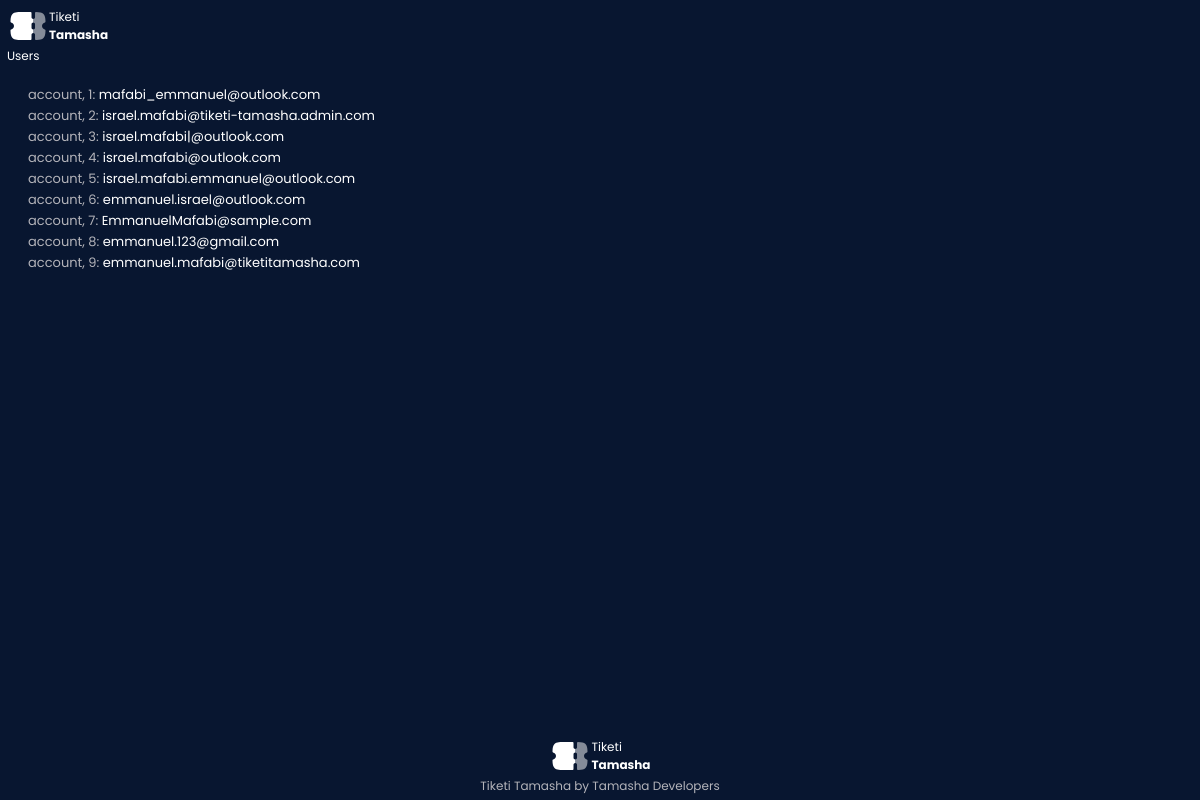
Page /debug/users/ on the committed database.
### app/models.py (models this page shows, shortened)
class User(db.Model):
    __tablename__ = 'users'
    id            = db.Column(db.Integer, primary_key=True)
    email         = db.Column(db.String(120), unique=True, nullable=False)
    password_hash = db.Column(db.String(255), nullable=False)     # Store hashed passwords
    role          = db.Column(db.String(50), default='customer')  # 'customer', 'organizer'
    phone_number  = db.Column(db.String(20), nullable=True)       # Add the phone number for the mpesa Implementation
    events        = db.relationship('Event', backref='organizer', lazy=True) # Organizers create events
    tickets       = db.relationship('Ticket', backref='customer', lazy=True, cascade='all, delete-orphan') # Customers buy tickets
    profile       = db.relationship('UserProfile', back_populates='user', uselist=False, cascade='all, delete-orphan') # User Profile

### app/routes.py (the view)
@auth_bp.route('/debug/users/', methods=['GET'])
def debug_users():
    users = User.query.all()
    emails = [(index + 1, user.email) for index, user in enumerate(users)]
    return render_template('emails.html', emails=emails)

### app/templates/emails.html (shortened to what this page needs)
<!DOCTYPE html>
<html lang="en">
    <head>
        <link rel="stylesheet" href="{{ url_for('static', filename='design.css') }}">
    </head>
    <body>
        <div class="tiketi-tamasha-header">
            <div class="tiketi-tamasha-logo">
                <img class="tiketi-tamasha-logo-image" src="{{ url_for('static', filename='assets/tiketi-tamasha-icon-high-res-white.svg') }}" alt="tiketi-tamasha">
                <div class="tiketi-tamasha-logo-title">
                    <div class="head">Tiketi</div>
                    <div class="enbold"><b>Tamasha</b></div>
                </div>
            </div>
            <div class="tiketi-tamasha-subheading">Users</div>
        </div>
        <div class="tiketi-tamasha-body">
            <ul class="tiketi-tamasha-list">
                {% for index, email in emails %}
                <li class="tiketi-tamasha-code-email"><div class="index">account, {{ index }}</div>:&nbsp; <div class="white">{{ email }}</div></li>
                {% endfor %}
            </ul>
        </div>
        <div class="tiketi-tamasha-footer">
            <div class="tiketi-tamasha-logo">
                <img class="tiketi-tamasha-logo-image" src="{{ url_for('static', filename='assets/tiketi-tamasha-icon-high-res-white.svg') }}" alt="tiketi-tamasha">
                <div class="tiketi-tamasha-logo-title">
                    <div class="head">Tiketi</div>
                    <div class="enbold"><b>Tamasha</b></div>
                </div>
            </div>
            <div class="tiketi-tamasha-developers">Tiketi Tamasha by Tamasha Developers</div>
        </div>
    </body>
</html>

### app/static/design.css (style rules this page uses)
:root { --tiketi-tamasha-cool-black: rgb(0, 0, 0); --tiketi-tamasha-cool-gray : rgb(134, 134, 139); --tiketi-tamasha-cool-gray-: rgb(180, 180, 186); --tiketi-tamasha-cool-white: white; --tiketi-tamasha-cool-blue : rgb(55, 144, 245); --tiketi-tamasha-theme-cool-blue : #1956d2; --tiketi-tamasha-theme-cool-dark-blue: #081630; --tiketi-tamasha-default-font: "Poppins", sans-serif; }
* { font-family: var(--tiketi-tamasha-default-font); box-sizing: border-box; margin: 0; padding: 0; outline: none; user-select: none; -webkit-user-select: none; -webkit-user-drag: none; -ms-user-select: none; -moz-user-select: none; transition: 500ms; overflow-x: hidden; }

### rows in the picture
User: id "1", email "mafabi_emmanuel@outlook.com"
User: id "2", email "israel.mafabi@tiketi-tamasha.admin.com"
User: id "3", email "israel.mafabi|@outlook.com"
User: id "4", email "israel.mafabi@outlook.com"
User: id "5", email "israel.mafabi.emmanuel@outlook.com"
User: id "6", email "emmanuel.israel@outlook.com"
User: id "7", email "EmmanuelMafabi@sample.com"
User: id "8", email "emmanuel.123@gmail.com"
User: id "9", email "emmanuel.mafabi@tiketitamasha.com"
